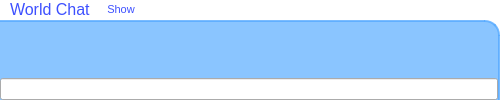
<?xml version="1.0" encoding="UTF-8"?>
<ui version="4.0">
 <class>MainWidget</class>
 <widget class="QWidget" name="MainWidget">
  <property name="geometry">
   <rect>
    <x>0</x>
    <y>0</y>
    <width>500</width>
    <height>100</height>
   </rect>
  </property>
  <property name="windowTitle">
   <string>Form</string>
  </property>
  <property name="styleSheet">
   <string>QWidget#MainWidget {
	background-color: rgba(255, 255, 255, 0);
}

QFrame#MainFrame {
	background-color: rgba(85, 170, 255, 175);
	border: 2px solid rgba(85, 170, 255, 200);
	border-left: 0px;
	border-bottom: 0px;
	border-top-right-radius:15px;
}

QPlainTextEdit#chatTextEdit {
	background-color: rgba(255, 255, 255, 0);
	alternate-background-color: rgba(255, 255, 255, 0);
	color: rgb(255, 255, 255);
	margin-left: 10px;
	margin-right: 15px;
	border: 0px;
}

QLineEdit#chatInput {

}

QPushButton {
	padding: 2px 5px;
	font-size: 11px;
	color: rgb(61, 80, 255);
	background-color: rgba(255, 255, 255, 0);
}

QPushButton::hover {
	color: rgb(85, 170, 255);
}

QPushButton::!hover {
	color: rgb(61, 80, 255);
}

QPushButton::pressed {
	color: rgba(85, 170, 255, 100);
	background-color: rgba(255, 255, 255, 0);
	border: 0px;
}</string>
  </property>
  <layout class="QVBoxLayout" name="verticalLayout_3">
   <property name="spacing">
    <number>0</number>
   </property>
   <property name="margin">
    <number>0</number>
   </property>
   <item>
    <layout class="QHBoxLayout" name="horizontalLayout">
     <item>
      <widget class="QLabel" name="label">
       <property name="sizePolicy">
        <sizepolicy hsizetype="Fixed" vsizetype="Fixed">
         <horstretch>0</horstretch>
         <verstretch>0</verstretch>
        </sizepolicy>
       </property>
       <property name="styleSheet">
        <string>font-size: 16px;
color: rgb(61, 80, 255);
margin-right: 10px;
margin-left: 10px;</string>
       </property>
       <property name="text">
        <string>World Chat</string>
       </property>
       <property name="indent">
        <number>0</number>
       </property>
      </widget>
     </item>
     <item>
      <widget class="QPushButton" name="pushButttonHide">
       <property name="minimumSize">
        <size>
         <width>40</width>
         <height>0</height>
        </size>
       </property>
       <property name="text">
        <string>Show</string>
       </property>
       <property name="flat">
        <bool>true</bool>
       </property>
      </widget>
     </item>
     <item>
      <spacer name="horizontalSpacer">
       <property name="orientation">
        <enum>Qt::Horizontal</enum>
       </property>
       <property name="sizeHint" stdset="0">
        <size>
         <width>40</width>
         <height>20</height>
        </size>
       </property>
      </spacer>
     </item>
    </layout>
   </item>
   <item>
    <widget class="QFrame" name="MainFrame">
     <property name="frameShape">
      <enum>QFrame::StyledPanel</enum>
     </property>
     <property name="frameShadow">
      <enum>QFrame::Raised</enum>
     </property>
     <layout class="QVBoxLayout" name="verticalLayout_2">
      <property name="margin">
       <number>0</number>
      </property>
      <item>
       <layout class="QVBoxLayout" name="verticalLayout">
        <item>
         <widget class="QPlainTextEdit" name="chatTextEdit">
          <property name="minimumSize">
           <size>
            <width>0</width>
            <height>48</height>
           </size>
          </property>
          <property name="readOnly">
           <bool>true</bool>
          </property>
         </widget>
        </item>
        <item>
         <widget class="QLineEdit" name="chatInput"/>
        </item>
       </layout>
      </item>
     </layout>
    </widget>
   </item>
  </layout>
 </widget>
 <resources/>
 <connections/>
</ui>
